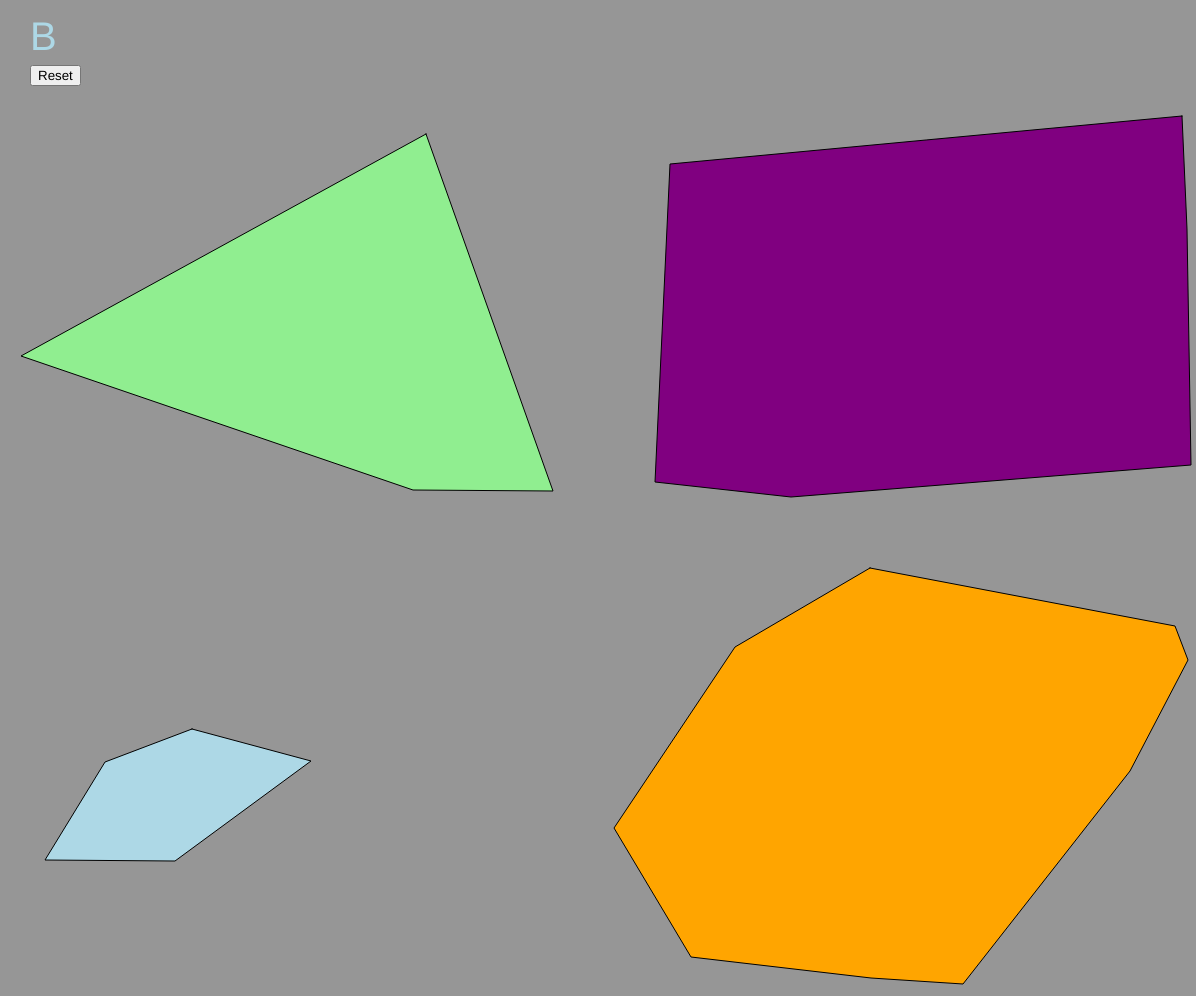
Frame 1 (no input)
Frame 60 (no input): identical to frame 1, image omitted
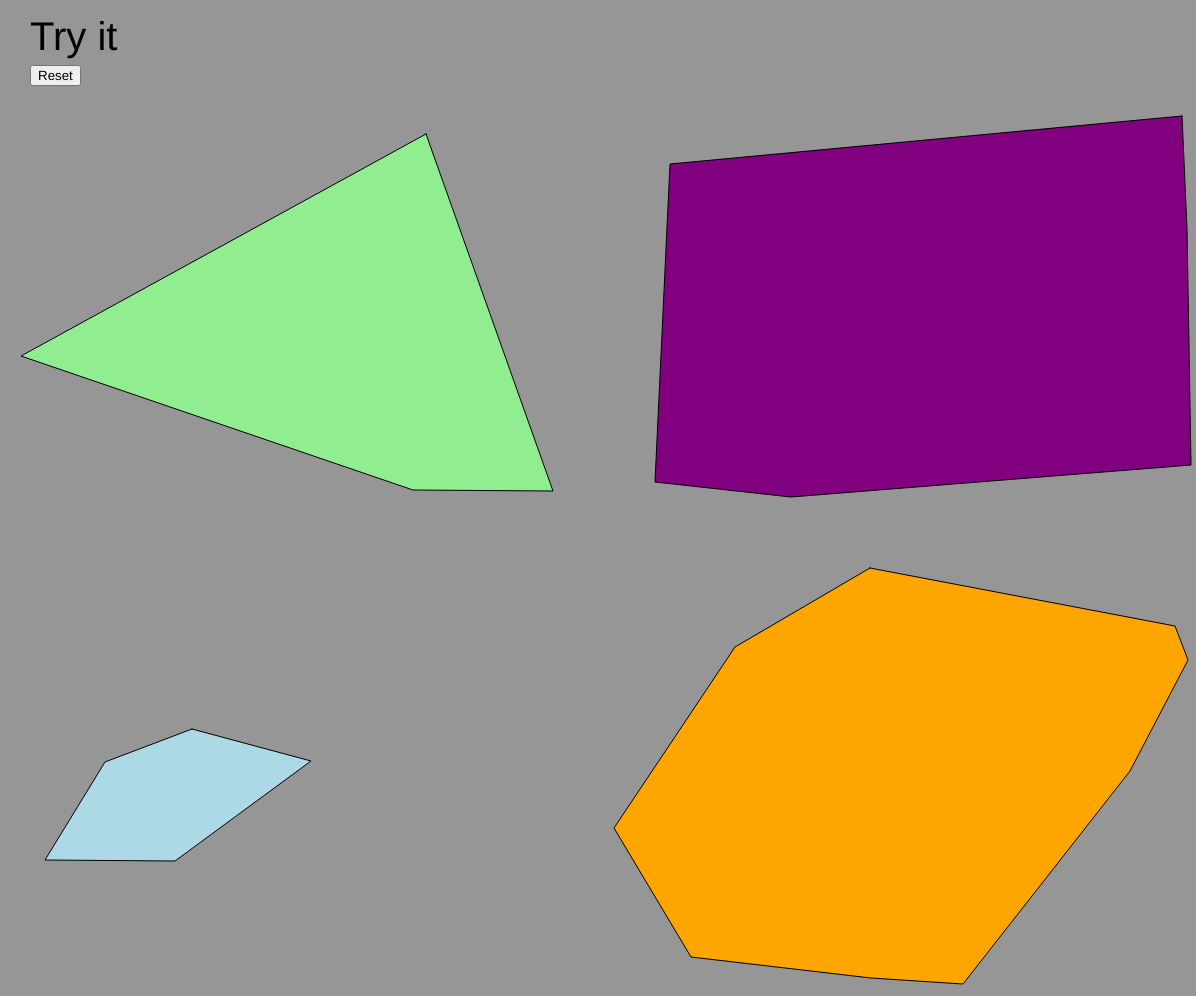
Frame 120 (the mouse pressed at the canvas centre since frame 60)

The p5.js sketch that drew these frames (run headless with seeded random() and noise() and a simulated clock; from frame 60 on, the mouse is pressed at the canvas centre):

// p5.js sketch
// ── sketch.js
let points = [];
let approximationTrees = [];
const colours = ["Purple", "lightGreen", "lightBlue", "Orange"];
const colourLetters = [
  ["P", "Purple"],
  ["G", "lightGreen"],
  ["B", "lightBlue"],
  ["O", "Orange"],
];
let letterColorPairs = [];
let sequenceOfPos = [];
let currentSequencePos = 0;
let startTime;
let displayDuration = 1500;
const tolerance = 1e-5;

function setup() {
  createCanvas(windowWidth - 4, windowHeight - 4);

  fill("black");
  textSize(40);
  const choice = Math.floor(random(4));
  letterColorPairs = [colourLetters[choice]];
  sequenceOfPos = [choice];

  const spacer = 10;
  const cBXStart = 30;
  const buttonsHeight = 65;
  const replayButton = createButton("Reset");
  replayButton.position(cBXStart, buttonsHeight);
  replayButton.mousePressed(setup);

  // below was generated with Deepseek R1
  const midX = Math.floor(windowWidth / 2);
  const midY = Math.floor(windowHeight / 2);
  const quadrants = [
    { minX: midX, maxX: windowWidth - 1, minY: 100, maxY: midY - 1 },
    { minX: 10, maxX: midX - 1, minY: 100, maxY: midY - 1 },
    { minX: 10, maxX: midX - 1, minY: midY, maxY: windowHeight - 10 },
    { minX: midX, maxX: windowWidth - 10, minY: midY, maxY: windowHeight - 10 },
  ];

  points = generatePolygonsIn(quadrants);

  startTime = millis();
}

function generatePolygonsIn(quadrants) {
  const polygons = [];
  for (const q of quadrants) {
    const numPoints = Math.floor(Math.random() * 11) + 5;
    points = [];
    for (let i = 0; i < numPoints; i++) {
      points.push(
        new Point(
          Math.floor(Math.random() * (q.maxX - q.minX + 1)) + q.minX,
          Math.floor(Math.random() * (q.maxY - q.minY + 1)) + q.minY
        )
      );
    }

    let hull = performGrahamScan(performGrahamScan(points)); // I must have made a mistake somewhere, as I sometimes need it twice to make sure it works :-/

    if (hull.length < 3) {
      hull = [
        { x: q.minX, y: q.minY },
        { x: q.minX, y: q.minY + Math.min(10, q.maxY - q.minY) },
        { x: q.minX + Math.min(10, q.maxX - q.minX), y: q.minY },
      ];
    }

    polygons.push(hull);
    approximationTrees.push(createTriangleTree(hull));
  }
  return polygons;
}

class Point {
  constructor(x, y, label = "") {
    this.x = x;
    this.y = y;
    this.label = label;
  }

  isEqual(other) {
    return (
      Math.abs(this.x - other.x) < tolerance &&
      Math.abs(this.y - other.y) < tolerance
    );
  }

  toString() {
    return this.x + "," + this.y;
  }

  lt(minimal, otherPoint) {
    //print("InLt");
    return calculateDeterminant([minimal, otherPoint, this]) > 0;
  }
}

class Triangle {
  constructor(p1, p2, p3) {
    this._points = [p1, p2, p3];
    this._key = this._points
      .map((p) => p.toString())
      .sort()
      .join(";");
  }

  isEqual(other) {
    return this._key === other.key;
  }

  getKey() {
    return this._key;
  }

  toString() {
    return this.getKey();
  }

  getArea() {
    const crossProduct = calculateDeterminant(this._points);
    return Math.abs(crossProduct) / 2;
  }
}

class TriangleNode {
  constructor(edge) {
    this.edge = edge;
    this.left = null;
    this.right = null;
  }

  isVertex() {
    return this.edge[0] === null || this.edge[1] === null;
  }

  getVertex() {
    return this.edge[1] === null ? this.edge[0] : this.edge[1];
  }

  contains(point) {
    try {
      let res;
      const onLeft = isLeftTurn(this.edge[0], this.edge[1], point);
      if (onLeft) {
        res = inTriangle(
          [this.edge[0], this.edge[1], this.left.getVertex()],
          point
        );
        if (!res) {
          res = this.left.contains(point);
        }
      } else {
        res = inTriangle(
          [this.edge[0], this.edge[1], this.right.getVertex()],
          point
        );
        if (!res) {
          res = this.right.contains(point);
        }
      }
      return res;
    } catch (e) {
      return false;
    }
  }
}

function createTriangleTree(polygon) {
  const S1 = [polygon[0], splitPolygon(polygon)];
  let root = new TriangleNode(S1);

  root.right = createNode(S1, polygon);
  root.left = createNode([S1[1], S1[0]], polygon);

  return root;
}

function createNode(pJpJ1, polygon) {
  let res = null;
  const p = pJpJ1[0];
  const pNext = pJpJ1[1];
  const tPIndex = tangentComplementIndex(polygon, p, false);
  const tPNextIndex = tangentComplementIndex(polygon, pNext, true);
  const tP = polygon[tPIndex];
  const tPNext = polygon[tPNextIndex];
  const inter = lineIntersection([p, tP], [pNext, tPNext]);

  if (tP.isEqual(tPNext)) {
    res = new TriangleNode([tP, null]);
  } else {
    res = splitTriangle(inter, polygon, p, pNext, tPIndex, tPNextIndex, res);
  }

  return res;
}

function splitTriangle(inter, polygon, p, pNext, tPIndex, tPNextIndex, res) {
  if (inter !== null && !inPolygon(polygon, inter)) {
    const mustAccept = isLeftTurn(p, pNext, inter);
    const pHalf = splitPolygon([inter, pNext, p]);
    let onBondary = null;
    let j = tPIndex;
    while (onBondary === null && j <= tPNextIndex) {
      let edge = [polygon[j], polygon[(j + 1) % polygon.length]];
      onBondary = edgeIntersection(edge, [inter, pHalf], mustAccept);
      j++;
    }

    res = new TriangleNode([pHalf, onBondary]);
    if (!res.isVertex()) {
      res.right = createNode([p, onBondary], polygon);
      res.left = createNode([onBondary, pNext], polygon);
    }
  }
  return res;
}

function splitPolygon(polygon, startingPoint = null) {
  const fixedPoint = startingPoint != null ? startingPoint : polygon[0];

  const [cumulative, opEdge, totalArea] = oppositeEdge(polygon, fixedPoint);

  return interpolate(fixedPoint, opEdge[0], opEdge[1], totalArea, cumulative);
}

// this was generated with Deepseek R1
function interpolate(fixedPoint, edgeStart, edgeEnd, totalArea, cumulative) {
  const area_current = new Triangle(fixedPoint, edgeStart, edgeEnd).getArea();

  const remaining = totalArea / 2 - (cumulative - area_current);

  let surfaceRatio = area_current < 1e-12 ? 0 : remaining / area_current;
  surfaceRatio = Math.max(0, Math.min(1, surfaceRatio));

  const sEX = edgeEnd.x - edgeStart.x;
  const sEY = edgeEnd.y - edgeStart.y;

  return new Point(
    edgeStart.x + surfaceRatio * sEX,
    edgeStart.y + surfaceRatio * sEY
  );
}

function oppositeEdge(polygon, startingPoint = null) {
  const fixedPoint = startingPoint != null ? startingPoint : polygon[0];
  let res = [polygon[polygon.length - 2], polygon[polygon.length - 1]];
  let { totalArea, areaMap } = areasInFrom(polygon, fixedPoint);

  const halfTotal = totalArea / 2;
  let cumulative = 0;
  let i = 1;
  let found = false;
  while (i <= areaMap.size && !found) {
    let currentTriangle = new Triangle(fixedPoint, polygon[i], polygon[i + 1]);
    cumulative += areaMap.get(currentTriangle.getKey());
    if (cumulative >= halfTotal) {
      res = [polygon[i], polygon[i + 1]];
      found = true;
    }
    i++;
  }

  return [cumulative, res, totalArea]; // Cumulative is up to the start of the edge
}

function areasInFrom(polygon, startingPoint = null) {
  const n = polygon.length;
  const fixedPoint = startingPoint != null ? startingPoint : polygon[0];
  let totalArea = 0;
  const areaMap = new Map();
  for (let i = 1; i < n - 1; i++) {
    const triangle = new Triangle(fixedPoint, polygon[i], polygon[i + 1]);
    let area = triangle.getArea();
    areaMap.set(triangle.getKey(), area);
    totalArea += area;
  }
  return { totalArea, areaMap };
}

function isRightTurn(p1, p2, p3) {
  // TODO has to change if change of Y direction referential
  return calculateDeterminant([p1, p2, p3]) > 0;
}

function isLeftTurn(p1, p2, p3) {
  // TODO has to change if change of Y direction referential
  return calculateDeterminant([p1, p2, p3]) < 0;
}

function inTriangle(triangle, point) {
  const [at, bt, ct] = triangle;
  const dt = point;

  const detABD = calculateDeterminant([at, bt, dt]);
  const detBCD = calculateDeterminant([bt, ct, dt]);
  const detCAD = calculateDeterminant([ct, at, dt]);

  return (
    (detABD >= 0 && detBCD >= 0 && detCAD >= 0) ||
    (detABD <= 0 && detBCD <= 0 && detCAD <= 0)
  );
}

// O(n), so already destroys the complexity -_-
// this was partly generated by Deepseek R1
function tangentComplementIndex(polygon, x, takeBefore = true) {
  const n = polygon.length;

  for (let i = 0; i < n; i++) {
    if (polygon[i].isEqual(x)) {
      let direction = takeBefore ? -1 : 1;
      return (i + direction + n) % n;
    }
  }

  for (let i = 0; i < n; i++) {
    const A = polygon[i];
    const B = polygon[(i + 1) % n];

    const det = calculateDeterminant([A, B, x]);
    const isAligned = -tolerance < det && det < tolerance;

    if (isAligned) return takeBefore ? i : (i + 1) % n; // Interior point -> return next vertex
  }

  throw new Error("Point not on polygon boundary");
}
// this was generated with Deepseek R1
function lineIntersection(edge1, edge2) {
  const [A, B] = edge1;
  const [C, D] = edge2;

  const a1 = B.y - A.y;
  const b1 = A.x - B.x;
  const c1 = a1 * A.x + b1 * A.y;

  const a2 = D.y - C.y;
  const b2 = C.x - D.x;
  const c2 = a2 * C.x + b2 * C.y;

  const det = a1 * b2 - a2 * b1;

  // Parallel lines
  if (Math.abs(det) < tolerance * tolerance) {
    return null;
  }

  const x = (b2 * c1 - b1 * c2) / det;
  const y = (a1 * c2 - a2 * c1) / det;

  return new Point(x, y);
}

// this destroys the algorithm's complexity as it makes it O(n). Would need those O(log n) algorithm to make it worthwhile :-/
function inPolygon(polygon, point) {
  let res = true;
  for (let i = 0; i < polygon.length; i++) {
    const fst = polygon[i];
    const snd = polygon[(i + 1) % polygon.length];

    res &= isLeftTurn(fst, snd, point);
  }
  return res;
}

// this was generated with Deepseek R1
function edgeIntersection(edge1, edge2, mustAccept) {
  const [p1, p2] = edge1;
  const [p3, p4] = edge2;

  const dx1 = p2.x - p1.x;
  const dy1 = p2.y - p1.y;
  const dx2 = p4.x - p3.x;
  const dy2 = p4.y - p3.y;

  const det = dx1 * dy2 - dx2 * dy1;

  if (Math.abs(det) < tolerance * tolerance) {
    return null; // No intersection (parallel lines)
  }

  const t = ((p3.x - p1.x) * dy2 - (p3.y - p1.y) * dx2) / det;
  const u = -((p1.x - p3.x) * dy1 - (p1.y - p3.y) * dx1) / det;

  if (mustAccept || (t >= 0 && t <= 1 && u >= 0 && u <= 1)) {
    return new Point(p1.x + t * dx1, p1.y + t * dy1);
  }

  return null;
}

function graham() {
  points = performGrahamScan(points);
}

function performGrahamScan(inPoints) {
  const minPoint = findLowestY(inPoints);
  let sortedPoints = sortPointsFrom(
    inPoints.slice(1, inPoints.length[-1]),
    minPoint
  );

  sortedPoints.unshift(minPoint);
  let stack = [];

  sortedPoints.forEach((point) => {
    while (
      stack.length > 1 &&
      calculateDeterminant([stack.at(-2), stack.at(-1), point]) >= 0
    ) {
      stack.pop();
    }
    stack.push(point);
  });

  return stack;
}

function sortPointsFrom(inPoints, someMinPoint) {
  function leftChildOf(i) {
    return 2 * i + 1;
  }

  let start = floor(inPoints.length / 2);
  let end = inPoints.length;
  while (end > 1) {
    if (start > 0) start--;
    else {
      end--;
      const last = inPoints[end];
      const first = inPoints[0];

      inPoints[end] = first;
      inPoints[0] = last;
    }
    let rootPos = start;
    while (leftChildOf(rootPos) < end) {
      let childPos = leftChildOf(rootPos);
      if (
        childPos + 1 < end &&
        inPoints[childPos].lt(someMinPoint, inPoints[childPos + 1])
      ) {
        childPos = childPos + 1;
      }
      let root = inPoints[rootPos];
      const child = inPoints[childPos];
      if (root.lt(someMinPoint, child)) {
        inPoints[rootPos] = child;
        inPoints[childPos] = root;
        rootPos = childPos;
      } else break;
    }
  }
  return inPoints;
}

function findLowestY() {
  let minPoint = new Point(0, windowWidth + 1);
  points.forEach((element) => {
    if (element.y <= minPoint.y) {
      if (element.y !== minPoint.y) minPoint = element;
      else if (element.x < minPoint.x) minPoint = element;
    }
  });
  return minPoint;
}

function calculateDeterminant(points) {
  const [a, b, c] = points;

  return (b.x - a.x) * (c.y - b.y) - (b.y - a.y) * (c.x - b.x);
}

// generated by Deepseek R1
function drawColoredSequence(letterArray, x, y) {
  push();
  let currentX = x;

  const upTo = letterArray.length - 1;
  for (let i = 0; i < upTo; i++) {
    fill(letterArray[i][1]);
    text(letterArray[i][0], currentX, y);
    currentX += textWidth(letterArray[i][0]);

    fill(0);
    text("|", currentX, y);
    currentX += textWidth("|");
  }

  fill(letterArray[upTo][1]);
  text(letterArray[upTo][0], currentX, y);

  pop();
}

function draw() {
  background(150);
  let j = 0;
  for (const pointSubSet of points) {
    fill(colours[j % 4]);

    beginShape();
    pointSubSet.forEach((point) => {
      vertex(point.x, point.y);
    });
    endShape(CLOSE);
    j++;
  }

  let elapsed = millis() - startTime;

  // inspired from Deepseek R1
  if (elapsed < displayDuration) {
    drawColoredSequence(letterColorPairs, 30, 50);
  } else {
    fill(0);
    text("Try it", 30, 50);
  }
}

function mousePressed() {
  const elapsed = millis() - startTime;
  if (mouseY > 100 && elapsed > displayDuration + 100) {
    const point = new Point(mouseX, mouseY);
    const correct =
      approximationTrees[sequenceOfPos[currentSequencePos]].contains(point);
    if (correct) {
      currentSequencePos += 1;
      console.log("here");
      if (currentSequencePos === letterColorPairs.length) {
        currentSequencePos = 0;
        const choice = Math.floor(random(4));
        console.log(choice);
        letterColorPairs.push(colourLetters[choice]);
        sequenceOfPos.push(choice);
        startTime = millis();
        displayDuration += 100;
      }
    } else {
      currentSequencePos = 0;
      const choice = Math.floor(random(4));
      letterColorPairs = [colourLetters[choice]];

      sequenceOfPos = [choice];
      startTime = millis();
      displayDuration = 1500;
    }
  }
}

windowResized = function () {
  resizeCanvas(windowWidth - 4, windowHeight - 4);
};
